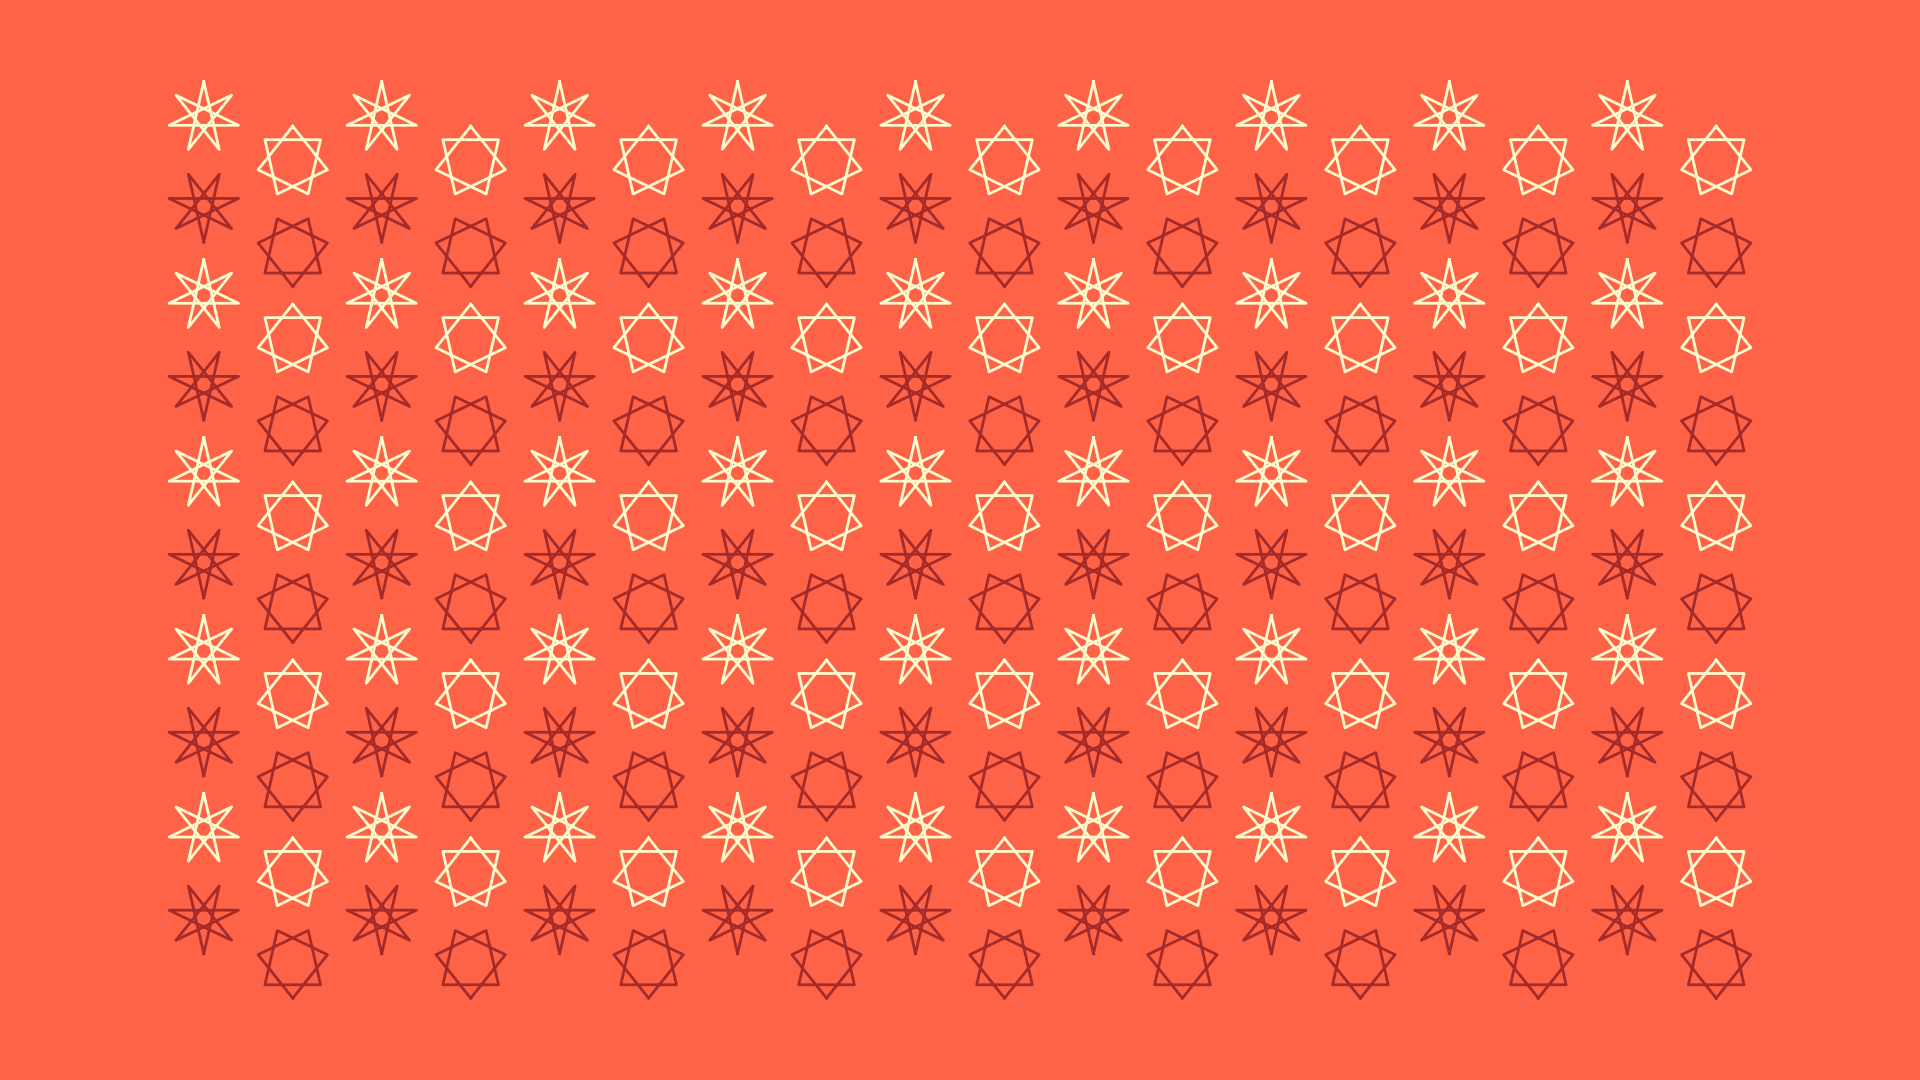

Write Python code to recreate this figure.
from pathlib import Path

import numpy as np

from template_plt import plt


def main() -> None:
    # start
    fp: Path = Path(__file__).resolve().with_suffix(".png")
    c0: str = "#ff6347"
    c1: str = "#fffacd"
    c2: str = "#a52a2a"
    fig: plt.Figure
    ax: plt.Axes
    fig, ax = plt.subplots()
    # plot
    r: float = 0.4
    t: np.ndarray = np.linspace(0, 4*np.pi, 8, endpoint=True)
    y0: np.ndarray = r*np.cos(t)
    x0: np.ndarray = r*np.sin(t)
    t: np.ndarray = np.linspace(0, 6*np.pi, 8, endpoint=True)
    y1: np.ndarray = r*np.cos(t)
    x1: np.ndarray = r*np.sin(t)
    col: list[str] = [c2, c1]
    for i in range(18):
        if i%2:
            x: np.ndarray = x0
            y: np.ndarray = y0
        else:
            x: np.ndarray = x1
            y: np.ndarray = y1
        for j in range(10):
            c: str = col[j%2]
            ud: int = (2*(j%2)-1)
            j -= 0.5 if i%2 else 0
            ax.plot(x+i, ud*y+j, color=c, linewidth=2)
    # finish
    ax.axis("off")
    ax.set_aspect("equal")
    ax.set_facecolor(c0)
    fig.set_facecolor(c0)
    fig.tight_layout()
    fig.savefig(fp, facecolor=fig.get_facecolor())
    plt.cla()
    plt.clf()
    plt.close(fig)
    return None


if __name__ == "__main__":
    main()
